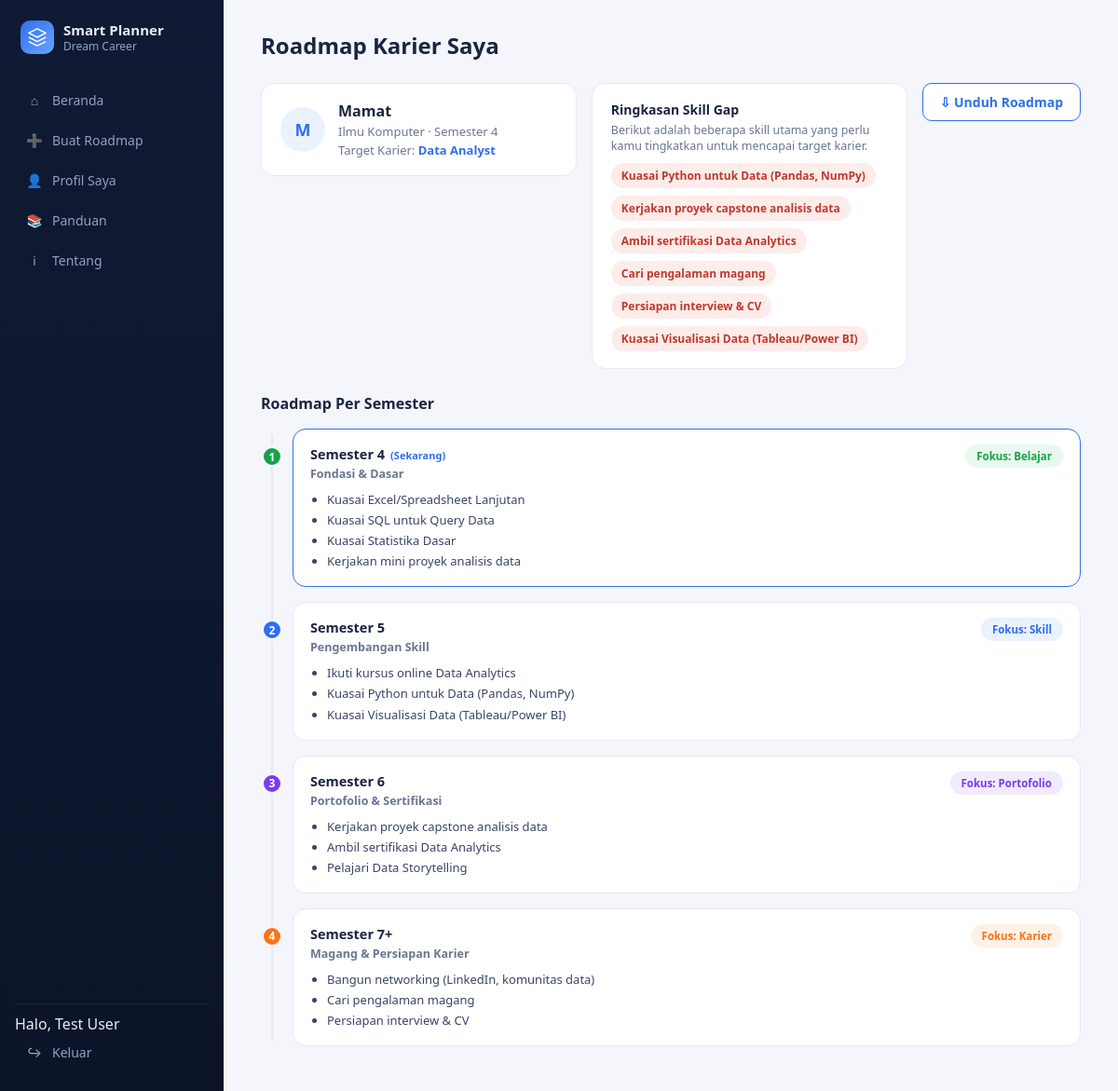
Page /roadmap/1 (signed in) on the committed database.
### tables this page shows
CREATE TABLE mahasiswa (
            id INTEGER PRIMARY KEY AUTOINCREMENT,
            nama TEXT NOT NULL,
            program_studi TEXT NOT NULL,
            semester INTEGER NOT NULL,
            career_key TEXT NOT NULL,
            skills TEXT NOT NULL,
            minat TEXT,
            roadmap_json TEXT NOT NULL,
            created_at TEXT DEFAULT CURRENT_TIMESTAMP
        );

### app.py (the view)
@app.route("/roadmap/<int:mahasiswa_id>")
def roadmap_view(mahasiswa_id):
    mhs = database.get_mahasiswa(mahasiswa_id)
    if not mhs:
        return redirect(url_for("input_form"))
    session["mahasiswa_id"] = mahasiswa_id
    progress = database.get_progress_map(mahasiswa_id)
    return render_template("roadmap.html", mhs=mhs, progress=progress)

### app.py (called while the page is built)
@app.before_request
def require_login():
    public_endpoints = {"landing", "login", "register", "logout", "panduan", "tentang", "static"}
    if request.endpoint in public_endpoints:
        return None
    if not session.get("user_id"):
        flash("Silakan login terlebih dahulu untuk melanjutkan.", "error")
        return redirect(url_for("login"))
    return None

### database.py (called while the page is built)
def get_db():
    conn = sqlite3.connect(DB_PATH)
    conn.row_factory = sqlite3.Row
    return conn

def get_mahasiswa(mahasiswa_id):
    conn = get_db()
    row = conn.execute("SELECT * FROM mahasiswa WHERE id = ?", (mahasiswa_id,)).fetchone()
    conn.close()
    if not row:
        return None
    data = dict(row)
    data["skills"] = json.loads(data["skills"])
    data["roadmap"] = json.loads(data["roadmap_json"])
    return data

def get_progress_map(mahasiswa_id):
    conn = get_db()
    rows = conn.execute(
        "SELECT action_id, done FROM progress WHERE mahasiswa_id = ?", (mahasiswa_id,)
    ).fetchall()
    conn.close()
    return {r["action_id"]: bool(r["done"]) for r in rows}

### templates/roadmap.html (shortened to what this page needs)
{% extends "base.html" %}
{% set phase_class = {1: 'belajar', 2: 'skill', 3: 'portofolio', 4: 'karier'} %}
{% block content %}
<div class="roadmap-header">
  <h1 class="page-title" style="flex-basis:100%;margin-bottom:0;">Roadmap Karier Saya</h1>
</div>
<div class="roadmap-header">
  <div class="profile-card">
    <div class="avatar">{{ mhs.nama[0]|upper }}</div>
    <div>
      <div class="profile-name">{{ mhs.nama }}</div>
      <div class="profile-meta">{{ mhs.program_studi }} &middot; Semester {{ mhs.semester }}</div>
      <div class="profile-meta">Target Karier: <b>{{ mhs.roadmap.career_label }}</b></div>
    </div>
  </div>
  <div class="gap-card">
    <div class="gap-title">Ringkasan Skill Gap</div>
    <div class="gap-desc">Berikut adalah beberapa skill utama yang perlu kamu tingkatkan untuk mencapai target karier.</div>
    <div class="gap-tags">
      {% if mhs.roadmap.skill_gap %}
        {% for gap in mhs.roadmap.skill_gap[:6] %}
        <span class="gap-tag">{{ gap }}</span>
        {% endfor %}
      {% else %}
        <span class="gap-tag" style="background:var(--green-bg);color:var(--green);">Skill sudah lengkap!</span>
      {% endif %}
    </div>
  </div>
  <a href="{{ url_for('download_roadmap', mahasiswa_id=mhs.id) }}" class="btn-secondary" style="align-self:flex-start;">&#8681; Unduh Roadmap</a>
</div>
<div class="section-title">Roadmap Per Semester</div>
{% if mhs.roadmap.semesters %}
<div class="timeline">
  {% for sem in mhs.roadmap.semesters %}
  <div class="timeline-item">
    <div class="timeline-dot dot-{{ phase_class[sem.phase] }}">{{ loop.index }}</div>
    <a href="{{ url_for('semester_detail', mahasiswa_id=mhs.id, semester_no=sem.semester_no) }}" style="display:block;">
      <div class="timeline-card {{ 'now' if sem.is_now else '' }}">
        <div>
          <div class="tl-sem">Semester {{ sem.semester_no }}{% if sem.is_now %}<span class="now-tag">(Sekarang)</span>{% endif %}{% if sem.is_last %}+{% endif %}</div>
          <div class="tl-phase">{{ sem.phase_label }}</div>
          <ul class="tl-list">
            {% for a in sem.actions[:4] %}
            <li>{{ a.name }}</li>
            {% endfor %}
          </ul>
        </div>
        <span class="focus-badge focus-{{ phase_class[sem.phase] }}">{{ sem.focus_tag }}</span>
      </div>
    </a>
  </div>
  {% endfor %}
</div>
{% else %}
<div class="empty-state">
  Semua skill untuk target karier ini sudah kamu kuasai. Mantap!<br>
  <a href="{{ url_for('input_form') }}">Buat roadmap baru</a>
</div>
{% endif %}
{% endblock %}

### templates/base.html (shortened to what this page needs)
<!DOCTYPE html>
<html lang="id">
<head>
<link rel="stylesheet" href="{{ url_for('static', filename='css/style.css') }}">
</head>
<body>
<div class="app-shell">
  <aside class="sidebar">
    <div class="brand">
      <div class="brand-icon">
        <svg width="22" height="22" viewBox="0 0 24 24" fill="none"><path d="M12 2L2 7l10 5 10-5-10-5z" stroke="white" stroke-width="1.6" stroke-linejoin="round"/><path d="M2 17l10 5 10-5M2 12l10 5 10-5" stroke="white" stroke-width="1.6" stroke-linejoin="round"/></svg>
      </div>
      <div class="brand-text">
        <div class="brand-title">Smart Planner</div>
        <div class="brand-sub">Dream Career</div>
      </div>
    </div>
    <nav class="nav">
      <a href="{{ url_for('landing') }}" class="nav-item {{ 'active' if request.path == url_for('landing') else '' }}">
        <span class="nav-ic">&#8962;</span> Beranda
      </a>
      {% if session.get('user_id') %}
      <a href="{{ url_for('input_form') }}" class="nav-item {{ 'active' if request.path == url_for('input_form') else '' }}">
        <span class="nav-ic">&#10133;</span> Buat Roadmap
      </a>
      <a href="{{ url_for('profil') }}" class="nav-item {{ 'active' if request.path == url_for('profil') else '' }}">
        <span class="nav-ic">&#128100;</span> Profil Saya
      </a>
      {% endif %}
      <a href="{{ url_for('panduan') }}" class="nav-item {{ 'active' if request.path == url_for('panduan') else '' }}">
        <span class="nav-ic">&#128218;</span> Panduan
      </a>
      <a href="{{ url_for('tentang') }}" class="nav-item {{ 'active' if request.path == url_for('tentang') else '' }}">
        <span class="nav-ic">&#8505;</span> Tentang
      </a>
    </nav>
    <div class="sidebar-footer">
      {% if session.get('user_id') %}
      <div class="profile-pill">Halo, {{ session.get('user_name', 'Mahasiswa') }}</div>
      <a href="{{ url_for('logout') }}" class="nav-item nav-item-muted">
        <span class="nav-ic">&#8618;</span> Keluar
      </a>
      {% else %}
      <a href="{{ url_for('login') }}" class="nav-item nav-item-muted">
        <span class="nav-ic">&#128274;</span> Masuk
      </a>
      {% endif %}
    </div>
  </aside>
  <main class="content">
    {% block content %}{% endblock %}
  </main>
</div>
</body>
</html>

### rows in the picture
mahasiswa: nama "M", nama "Mamat", program_studi "Ilmu Komputer", semester "4"

### other values in the picture
{{ session.get('user_name', 'Mahasiswa') }} "Test User"
{{ mhs.roadmap.career_label }} "Data Analyst"
{{ gap }} "Kuasai Python untuk Data (Pandas, NumPy)" "Kerjakan proyek capstone analisis data" "Ambil sertifikasi Data Analytics" "Cari pengalaman magang" "Persiapan interview & CV" "Kuasai Visualisasi Data (Tableau/Power BI)"
{{ sem.semester_no }} "4" "5" "6" "7"
{{ sem.phase_label }} "Fondasi & Dasar" "Pengembangan Skill" "Portofolio & Sertifikasi" "Magang & Persiapan Karier"
{{ a.name }} "Kuasai Excel/Spreadsheet Lanjutan" "Kuasai SQL untuk Query Data" "Kuasai Statistika Dasar" "Kerjakan mini proyek analisis data" "Ikuti kursus online Data Analytics" "Kuasai Python untuk Data (Pandas, NumPy)" "Kuasai Visualisasi Data (Tableau/Power BI)" "Kerjakan proyek capstone analisis data" "Ambil sertifikasi Data Analytics" "Pelajari Data Storytelling" "Bangun networking (LinkedIn, komunitas data)" "Cari pengalaman magang" "Persiapan interview & CV"
{{ sem.focus_tag }} "Fokus: Belajar" "Fokus: Skill" "Fokus: Portofolio" "Fokus: Karier"
